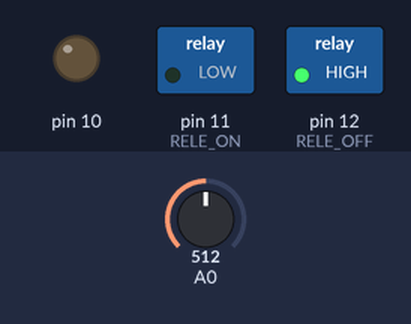
Simulated run of this sketch. Board: Arduino Leonardo, built for the host (arithmetic inside an expression is 32-bit, double 64-bit). On the bench: switched loads named in the sketch (green lamp = pin HIGH), output pins drawn as LEDs (lit = HIGH). Inputs (shaded band) come from the test bench; at power-on: A0 = 512. Storage starts empty; pins used as bus, display or sensor lines are not drawn.

Above: at 0.1 s.
At 0.6 s:
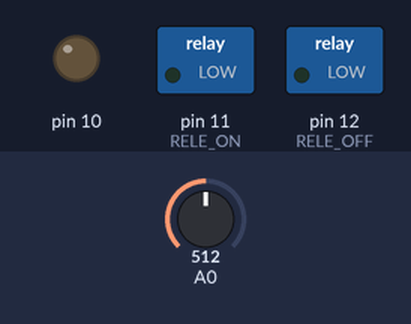
Timing chart, 0 to 2.1 s (numbered marks = the images above):
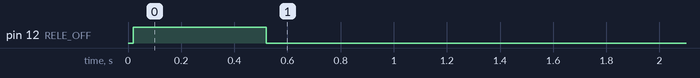

The sketch:

AIRDOS01A_SW.ino
```cpp
/*
  CANDY based on Mighty 1284p

SDcard
------
DAT3   SS   4 B4
CMD    MOSI 5 B5
DAT0   MISO 6 B6
CLK    SCK  7 B7

SERIAL 2 (not necessary to connect)
--------
RX 18 PC2
TX 19 PC3

ANALOG
------
+      A0  PA0
-      A1  PA1
RESET  0   PB0

RELE
----
RELE_ON   11    PD3
RELE_OFF  12    PD4

The following needs to be added to the line mentioning the atmega644 in
/usr/share/arduino/libraries/SD/utility/Sd2PinMap.h:

    || defined(__AVR_ATmega1284P__)

so that it reads:

    #elif defined(__AVR_ATmega644P__) || defined(__AVR_ATmega644__)|| defined(__AVR_ATmega1284P__)
*/

#include <SD.h>
#include "wiring_private.h"
#include <SoftwareSerial.h>

#define MSG_NO 20    // number of logged NMEA messages

#define RELE_ON   11    // PD3
#define RELE_OFF  12    // PD4

SoftwareSerial swSerial(18, 19); // RX, TX


const int chipSelect = 4;
int RESET = 0;
uint16_t count = 0;


void setup()
{
 // Open serial communications and wait for port to open:
  Serial.begin(9600);
   while (!Serial)
   {
    ; // wait for serial port to connect. Needed for Leonardo only
   }

  swSerial.begin(9600);
  //mySerial.println("#Cvak...");

  swSerial.print("#Initializing SD card...");
  // make sure that the default chip select pin is set to
  // output, even if you don't use it:
  pinMode(10, OUTPUT);

  // see if the card is present and can be initialized:
  if (!SD.begin(chipSelect))
  {
    swSerial.println("#Card failed, or not present");
    // don't do anything more:
    return;
  }
  swSerial.println("#card initialized.");

// Read Analog Differential without gain (read datashet of ATMega1280 and ATMega2560 for refference)
// Use analogReadDiff(NUM)
// NUM	|	POS PIN		|	NEG PIN		| 	GAIN
//	0	|	A0			|	A1			|	1x
//	1	|	A1			|	A1			|	1x
//	2	|	A2			|	A1			|	1x
//	3	|	A3			|	A1			|	1x
//	4	|	A4			|	A1			|	1x
//	5	|	A5			|	A1			|	1x
//	6	|	A6			|	A1			|	1x
//	7	|	A7			|	A1			|	1x
//	8	|	A8			|	A9			|	1x
//	9	|	A9			|	A9			|	1x
//	10	|	A10			|	A9			|	1x
//	11	|	A11			|	A9			|	1x
//	12	|	A12			|	A9			|	1x
//	13	|	A13			|	A9			|	1x
//	14	|	A14			|	A9			|	1x
//	15	|	A15			|	A9			|	1x
  #define pin 0
  uint8_t analog_reference = INTERNAL1V1; // DEFAULT, INTERNAL, INTERNAL1V1, INTERNAL2V56, or EXTERNAL

  ADMUX = (analog_reference << 6) | ((pin | 0x10) & 0x1F);

  pinMode(RESET, OUTPUT);
  pinMode(RELE_ON, OUTPUT);
  pinMode(RELE_OFF, OUTPUT);

  digitalWrite(RELE_ON, LOW);  // Rele switch OFF
  digitalWrite(RELE_OFF, HIGH);
  delay(500);
  digitalWrite(RELE_OFF, LOW);
}

int oldValue = 0;  // Variable for filtering death time double detection

void loop()
{
  for(int x=0; x<((5*60)/11); x++)  // 5 minutes of radiation measurement
//  for(int x=0; x<3; x++)  // 5 minutes of radiation measurement
  {
    uint8_t lo, hi;
    int sensor;
    uint16_t buffer[1024];

    for(int n=0; n<1024; n++)
    {
      buffer[n]=0;
    }

    digitalWrite(RESET, HIGH);   // Reset peak detector
    digitalWrite(RESET, HIGH);   // Reset peak detector
    digitalWrite(RESET, HIGH);   // Reset peak detector
    digitalWrite(RESET, HIGH);   // Reset peak detector
    digitalWrite(RESET, HIGH);   // Reset peak detector
    digitalWrite(RESET, LOW);
    for(int n=0; n<14000; n++) // cca 10 s
    {
      // start the conversion
      sbi(ADCSRA, ADSC);
      // ADSC is cleared when the conversion finishes
      while (bit_is_set(ADCSRA, ADSC));  // conversion cca 100 us
      digitalWrite(RESET, HIGH);   // Reset peak detector
      digitalWrite(RESET, LOW);


      // we have to read ADCL first; doing so locks both ADCL
      // and ADCH until ADCH is read.  reading ADCL second would
      // cause the results of each conversion to be discarded,
      // as ADCL and ADCH would be locked when it completed.
      lo  = ADCL;
      hi = ADCH;

      // combine the two bytes
      sensor = (hi << 8) | lo;

      // arrange integer value (read ATMega 2560 Datashet p.288) figure 26-15
      if (sensor > 511 )
      {
        sensor -= 1023 ;
      }
      //sensor +=30; // Add offset to ground
      if ((sensor>=0)&&(buffer[sensor]<65535)&&(oldValue<sensor)) buffer[sensor]++;
      oldValue = sensor;
      for (int i=0; i<100; i++) {digitalWrite(RESET, LOW);} // integration cca 500 us
    }


    {
      // make a string for assembling the data to log:
      String dataString = "$CANDY,";
      //String toModem = "";

      dataString += String(count++);
      dataString += ",";

      for(int n=0; n<(511+31); n++)
      {
        dataString += String(buffer[n]);
        dataString += ",";
      }

      int noise = 0;
      for(int n=0; n<(511+31); n++)
      {
        if(buffer[n]==0)
        {
          noise = n;
          break;
        }
      }

      int flux=0;
      for(int n=noise; n<(511+31); n++)
      {
        flux += buffer[n];
      }

      int loDose = 0;
      if (noise > 0) loDose=buffer[noise-1];

      int hiDose=0;
      for(int n=noise+20; n<(511+31); n++)
      {
        hiDose += buffer[n];
      }

      //toModem = "$"+ String(count++) + "," + String(noise) + "," + String(flux) + "," + String(loDose) + "," + String(hiDose) + "*";

      //mySerial.println(toModem);
      dataString += String(noise) + "," + String(flux) + "," + String(loDose) + "," + String(hiDose);

      // open the file. note that only one file can be open at a time,
      // so you have to close this one before opening another.
      File dataFile = SD.open("datalog.txt", FILE_WRITE);

      // if the file is available, write to it:
      if (dataFile)
      {
        dataFile.println(dataString);  // write to SDcard
        swSerial.println(dataString);    // print to terminal
        dataFile.close();
      }
      // if the file isn't open, pop up an error:
      else
      {
        swSerial.println("#error opening datalog.txt");
      }
    }
  }

  {
    // make a string for assembling the NMEA to log:
    String dataString = "";
    char incomingByte;

    digitalWrite(RELE_OFF, LOW);  // Rele switch ON
    digitalWrite(RELE_ON, HIGH);
    delay(500);
    digitalWrite(RELE_ON, LOW);

    delay(1000);

    // airborne <2g; 40 configuration bytes
    const char cmd[44]={0xB5, 0x62 ,0x06 ,0x24 ,0x24 ,0x00 ,0xFF ,0xFF ,0x07 ,0x03 ,0x00 ,0x00 ,0x00 ,0x00 ,0x10 ,0x27 , 0x00 ,0x00 ,0x05 ,0x00 ,0xFA ,0x00 ,0xFA ,0x00 ,0x64 ,0x00 ,0x2C ,0x01 ,0x00 ,0x3C ,0x00 ,0x00 , 0x00 ,0x00 ,0x00 ,0x00 ,0x00 ,0x00 ,0x00 ,0x00 ,0x00 ,0x00 ,0x53 ,0x0A};
    for (int n=0;n<44;n++) Serial.write(cmd[n]);

    delay(26000); // Delay to fix

    boolean flag = false;
    int messages = 0;
    for(int n=0; n<30000; n++)
    {
      if (Serial.available() > 0)
      {
        // read the incoming byte:
        incomingByte = Serial.read();

        if (incomingByte == '$') {flag = true; messages++;};

        // say what you got:
        if (flag && (messages<=MSG_NO)) dataString+=incomingByte;
      }
      for (int i=0; i<50; i++) {digitalWrite(RESET, LOW);} // delay cca 250 us
      if (messages > MSG_NO) break;
    }

    // open the file. note that only one file can be open at a time,
    // so you have to close this one before opening another.
    File dataFile = SD.open("datalog.txt", FILE_WRITE);

    // if the file is available, write to it:
    if (dataFile)
    {
      dataFile.print(dataString);  // write to SDcard
      swSerial.print(dataString);    // print to terminal
      dataFile.close();
    }
    // if the file isn't open, pop up an error:
    else
    {
      swSerial.println("#error opening datalog.txt");
    }

    digitalWrite(RELE_ON, LOW);  // Rele switch OFF
    digitalWrite(RELE_OFF, HIGH);
    delay(500);
    digitalWrite(RELE_OFF, LOW);
  }
}
```
